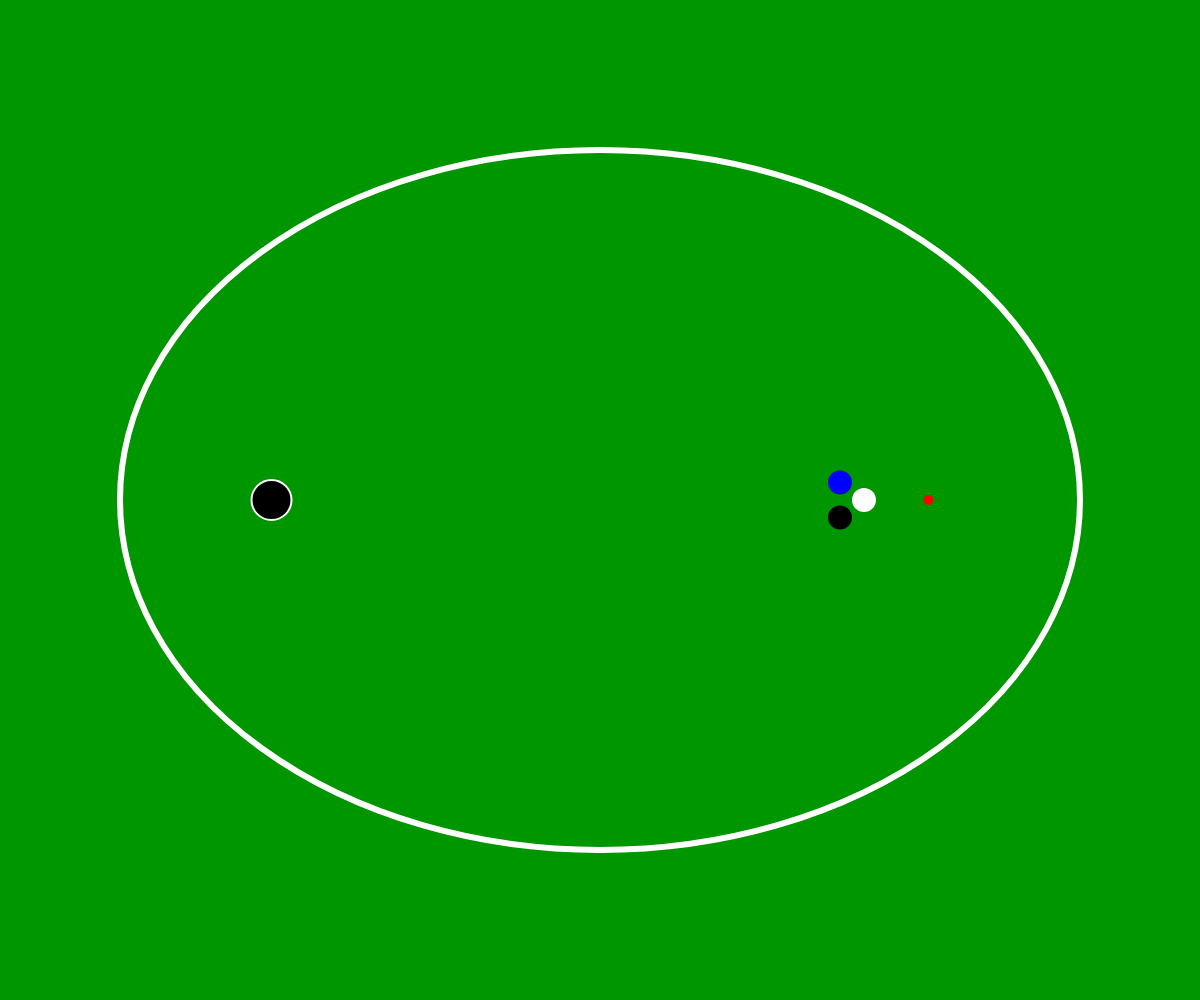
Frame 1 (no input)
Frame 60 (no input): identical to frame 1, image omitted
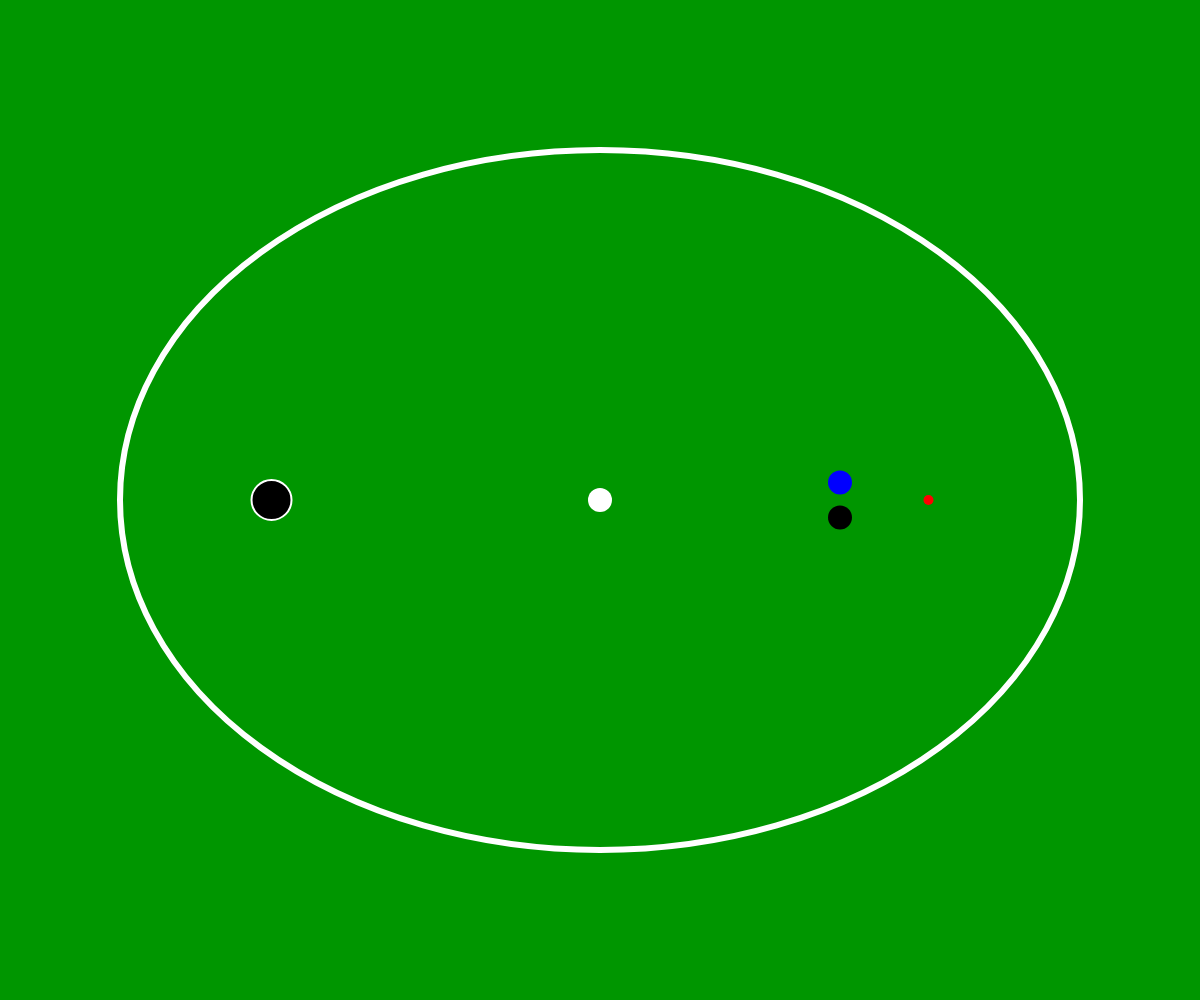
Frame 120 (the mouse pressed at the canvas centre since frame 60)

The p5.js sketch that drew these frames (run headless with seeded random() and noise() and a simulated clock; from frame 60 on, the mouse is pressed at the canvas centre):

// p5.js sketch
// ── sketch.js
let balls = [];
let cueBall, blueBall, blackBall;
let tableCenter, tableA, tableB;
let focusHole, focusMark;
let holeRadius = 20,
    markRadius = 5;
let isAiming = false,
    aimCurrent;

function setup() {
  createCanvas(windowWidth, windowHeight);
  tableCenter = createVector(width / 2, height / 2);

  tableA = width * 0.4;  // Relative to screen width
  tableB = height * 0.35; // Relative to screen height

  let c = sqrt(tableA * tableA - tableB * tableB);
  focusHole = createVector(tableCenter.x - c, tableCenter.y);
  focusMark = createVector(tableCenter.x + c, tableCenter.y);

  // Ball positions are now relative to table size
  cueBall = new Ball(tableCenter.x + tableA * 0.55, tableCenter.y, 12, color(255));
  blueBall = new Ball(tableCenter.x + tableA * 0.50, tableCenter.y - tableB * 0.05, 12, color(0, 0, 255));
  blackBall = new Ball(tableCenter.x + tableA * 0.50, tableCenter.y + tableB * 0.05, 12, color(0));

  balls = [cueBall, blueBall, blackBall];
}


function windowResized() {
  let prevWidth = width;
  let prevHeight = height;

  resizeCanvas(windowWidth, windowHeight);

  let newTableCenter = createVector(width / 2, height / 2);
  let scaleX = width / prevWidth;
  let scaleY = height / prevHeight;

  tableCenter.set(newTableCenter.x, newTableCenter.y);
  tableA = width * 0.4;
  tableB = height * 0.35;

  let c = sqrt(tableA * tableA - tableB * tableB);
  focusHole.set(tableCenter.x - c, tableCenter.y);
  focusMark.set(tableCenter.x + c, tableCenter.y);

  // Scale ball positions accordingly
  for (let ball of balls) {
    ball.pos.x = (ball.pos.x - prevWidth / 2) * scaleX + width / 2;
    ball.pos.y = (ball.pos.y - prevHeight / 2) * scaleY + height / 2;
  }
}


function draw() {
  background(0, 150, 0);
  noFill();
  stroke(255);
  strokeWeight(6);
  ellipse(tableCenter.x, tableCenter.y, tableA * 2, tableB * 2);

  stroke(255);
  strokeWeight(2);
  fill(0);
  ellipse(focusHole.x, focusHole.y, holeRadius * 2);

  noStroke();
  fill(255, 0, 0);
  ellipse(focusMark.x, focusMark.y, markRadius * 2);

  if (isAiming) {
    stroke(150, 75, 0);
    strokeWeight(6);
    line(cueBall.pos.x, cueBall.pos.y, aimCurrent.x, aimCurrent.y);
  }

  for (let ball of balls) {
    ball.update();
    ball.checkBoundary();
    ball.display();
  }

  for (let i = 0; i < balls.length; i++) {
    for (let j = i + 1; j < balls.length; j++) {
      resolveBallCollision(balls[i], balls[j]);
    }
  }

  balls = balls.filter(ball => dist(ball.pos.x, ball.pos.y, focusHole.x, focusHole.y) > holeRadius);
  if (cueBall && !balls.includes(cueBall)) cueBall = null;
}

function isInsideEllipse(pt, center, a, b) {
  let dx = pt.x - center.x,
      dy = pt.y - center.y;
  return (dx * dx) / (a * a) + (dy * dy) / (b * b) <= 1;
}

class Ball {
  constructor(x, y, r, col) {
    this.pos = createVector(x, y);
    this.r = r;
    this.vel = createVector(0, 0);
    this.col = col;
  }
  update() {
    this.pos.add(this.vel);
    this.vel.mult(0.98);
  }
  display() {
    fill(this.col);
    noStroke();
    ellipse(this.pos.x, this.pos.y, this.r * 2);
  }
  checkBoundary() {
    let effA = tableA - this.r,
        effB = tableB - this.r,
        dx = this.pos.x - tableCenter.x,
        dy = this.pos.y - tableCenter.y;
    if ((dx * dx) / (effA * effA) + (dy * dy) / (effB * effB) > 1) {
      let n = createVector(dx / (effA * effA), dy / (effB * effB)).normalize(),
          dot = this.vel.dot(n);
      this.vel.sub(p5.Vector.mult(n, 2 * dot));
      let t = 1 / sqrt((dx * dx) / (effA * effA) + (dy * dy) / (effB * effB));
      this.pos = p5.Vector.add(tableCenter, createVector(dx * t, dy * t));
    }
  }
}

function resolveBallCollision(b1, b2) {
  let diff = p5.Vector.sub(b2.pos, b1.pos),
      d = diff.mag(),
      minDist = b1.r + b2.r;
  if (d < minDist) {
    let n = diff.copy().normalize(),
        relVel = p5.Vector.sub(b1.vel, b2.vel),
        speed = relVel.dot(n);
    if (speed > 0) {
      let impulse = n.copy().mult(speed);
      b1.vel.sub(impulse);
      b2.vel.add(impulse);
    }
    let overlap = minDist - d;
    b1.pos.sub(n.copy().mult(overlap / 2));
    b2.pos.add(n.copy().mult(overlap / 2));
  }
}

function mousePressed() {
  let mouseVec = createVector(mouseX, mouseY);
  if (!isInsideEllipse(mouseVec, tableCenter, tableA, tableB)) return;
  if (!cueBall) {
    cueBall = new Ball(mouseX, mouseY, 12, color(255));
    balls.push(cueBall);
    return;
  }
  if (dist(mouseX, mouseY, cueBall.pos.x, cueBall.pos.y) < cueBall.r) {
    isAiming = true;
    aimCurrent = mouseVec.copy();
  } else {
    cueBall.pos = mouseVec.copy();
    cueBall.vel.set(0, 0);
  }
}

function mouseDragged() {
  if (isAiming) aimCurrent = createVector(mouseX, mouseY);
}

function mouseReleased() {
  if (isAiming) {
    let impulse = p5.Vector.sub(cueBall.pos, aimCurrent);
    cueBall.vel = impulse.mult(0.1);
    isAiming = false;
  }
}
